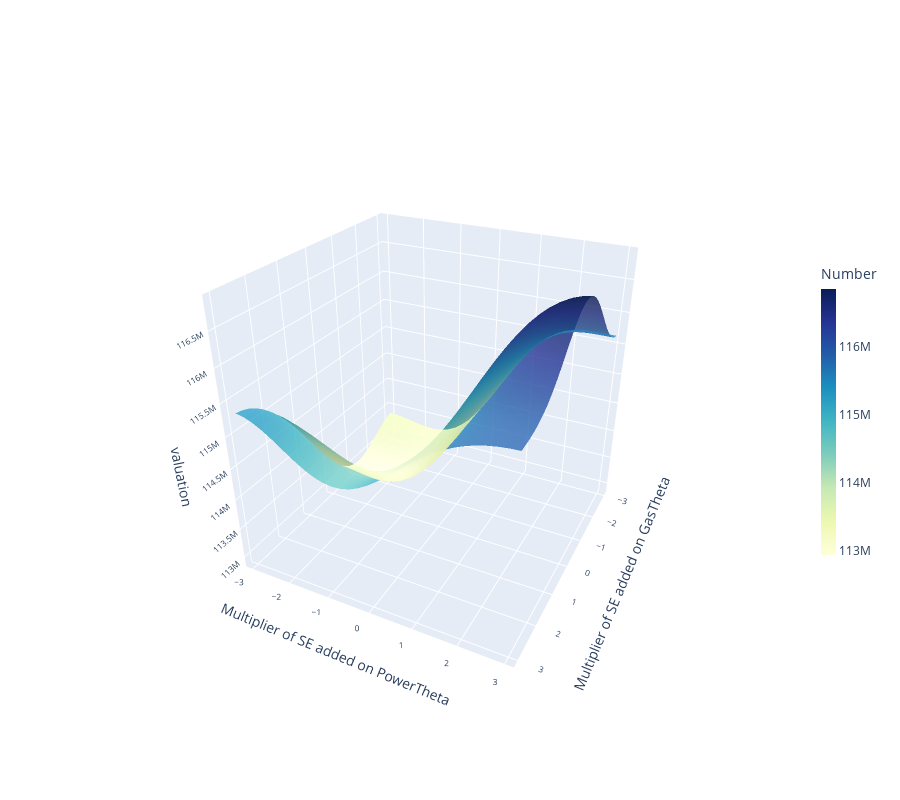

Notebook cell for this chart:
### Code cell
fig_test_s_m1.show()

### Figure 1 — Plotly figure (JSON) as saved in the notebook; plotly's stock layout.template omitted (floating-point values rounded to 4 significant figures; data arrays with more than 128 entries replaced by an {"elided": "..."} marker saying what was removed)
{"data": [{"colorbar": {"len": 0.5, "thickness": 15, "title": {"text": "Number"}}, "colorscale": [[0, "rgb(255,255,217)"], [0.125, "rgb(237,248,177)"], [0.25, "rgb(199,233,180)"], [0.375, "rgb(127,205,187)"], [0.5, "rgb(65,182,196)"], [0.625, "rgb(29,145,192)"], [0.75, "rgb(34,94,168)"], [0.875, "rgb(37,52,148)"], [1, "rgb(8,29,88)"]], "opacity": 0.8, "type": "surface", "x": [3.0, 2.8, 2.6, 2.4, 2.2, 2.0, 1.8, 1.6, 1.4, 1.2, 1.0, 0.8, 0.6, 0.4, 0.2, 2.665e-15, -0.2, -0.4, -0.6, -0.8, -1.0, -1.2, -1.4, -1.6, -1.8, -2.0, -2.2, -2.4, -2.6, -2.8, -3], "y": [-3, -2.8, -2.6, -2.4, -2.2, -2.0, -1.8, -1.6, -1.4, -1.2, -1.0, -0.8, -0.6, -0.4, -0.2, 2.665e-15, 0.2, 0.4, 0.6, 0.8, 1.0, 1.2, 1.4, 1.6, 1.8, 2.0, 2.2, 2.4, 2.6, 2.8, 3.0], "z": {"elided": "31x31 float values"}}], "layout": {"autosize": true, "height": 800, "scene": {"aspectmode": "cube", "camera": {"eye": {"x": 2, "y": 1, "z": 1.25}}, "xaxis": {"tickfont": {"size": 10}, "title": {"text": "Multiplier of SE added on GasTheta"}, "type": "linear"}, "yaxis": {"tickangle": 1, "tickfont": {"size": 10}, "title": {"text": "Multiplier of SE added on PowerTheta"}}, "zaxis": {"tickfont": {"size": 10}, "title": {"text": "valuation"}}}}}
